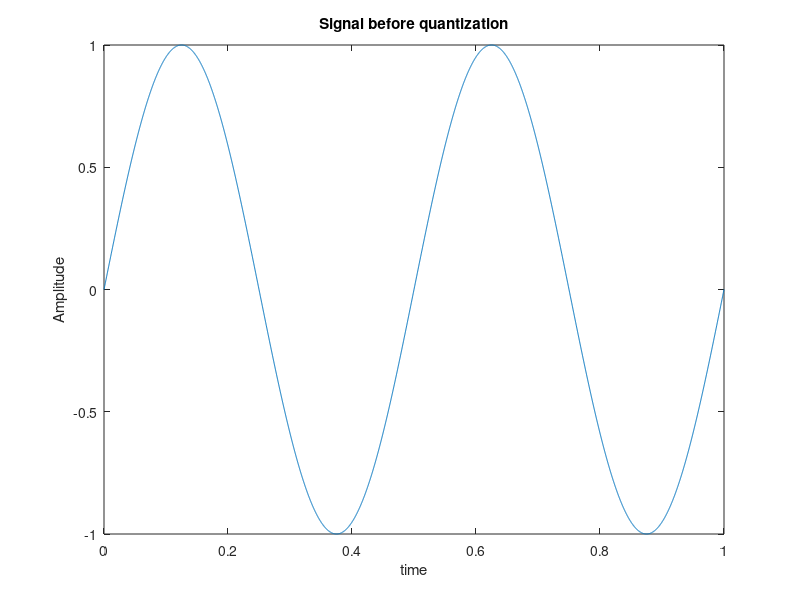

This chart was generated by the following MATLAB code: (Note: this script raises an error after producing the figure.)
clear all;clc;

%% _ quantize by quantiz function
A=1;        %amplitude
f=2;        %frequancy
fs=4000;    %sampling freq
t=0:1/fs:1; %time vector
y= A*sin(2*pi*f*t); %the signal

figure
plot(t,y)
ylabel('Amplitude');
xlabel('time');
title('Signal before quantization');

n=[3,4,5,10];%num of bits represents int value and fraction and last bit in the sign bit
m=2.*n+1;    %quantization num
figure
for i=1:length(n)
   q =  quantizer( [m(i) n(i)] , 'fixed'); 
   yq=quantiz(q , y);      %signal quantized by quantiz function
   Pe = sum((yq - y).^2)./length(y);  %quantization error
   subplot(2,2,i)
   plot(t,yq,'b')
   legend(['qe= ',num2str(Pe)])
   ylabel('Amplitude');
   xlabel('time');
   legend(['qe= ',num2str(Pe)])
   title(['at n= ',num2str(n(i))])
end
%% encoding
n=input('choose which n you want to encode with ( n[3,4,5,10] ): ');
m=2*n+1;
quantizer( [m n] , 'fixed'); 
yq_e=quantiz(q , y);
encoded_signal = zeros(length(y),m);
for i=1:length(yq_e)
 if yq_e(i)< 0 % for negtive numbers
    encoded_signal(i,1) = 1;
    x = abs(yq_e(i));
 elseif yq_e(i)> 0
    encoded_signal(i,1) = 0;
    x = yq_e(i);
  end

% number bits for integer part
integer = n;
encoded_signal(i,2:4) = fix(rem(x*pow2(-(n-1):0),2));                    

% number bits for  fraction
fraction = n;  
encoded_signal(i,5:end) = fix(rem(x*pow2(1:n),2));

end
